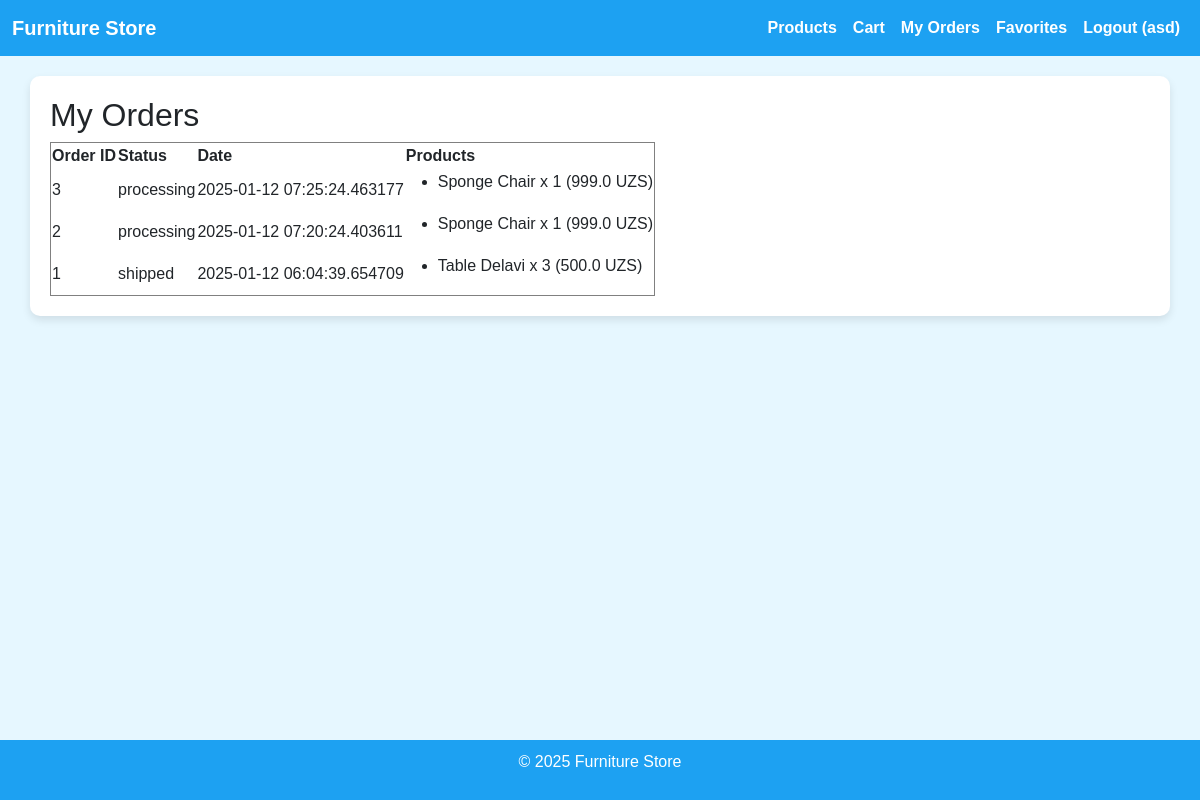
The app's page /my_orders (signed in) with its own data.
### app/models.py (models this page shows, shortened)
class User(UserMixin, db.Model):
    __tablename__ = 'users'
    id = db.Column(db.Integer, primary_key=True)
    username = db.Column(db.String(64), unique=True, nullable=False)
    email = db.Column(db.String(120), unique=True, nullable=False)
    password_hash = db.Column(db.String(128), nullable=False)
    role = db.Column(db.String(10), default='user')  # user/admin
    favorites = db.relationship('Product', secondary=favorites, backref='favorited_by')

class Order(db.Model):
    __tablename__ = 'orders'
    id = db.Column(db.Integer, primary_key=True)
    user_id = db.Column(db.Integer, db.ForeignKey('users.id'), nullable=False)
    status = db.Column(db.String(20), default='processing')
    created_at = db.Column(db.DateTime, default=datetime.utcnow)
    user = db.relationship('User', backref='orders')

class OrderItem(db.Model):
    __tablename__ = 'order_items'
    id = db.Column(db.Integer, primary_key=True)
    order_id = db.Column(db.Integer, db.ForeignKey('orders.id'), nullable=False)
    product_id = db.Column(db.Integer, db.ForeignKey('products.id'), nullable=False)
    quantity = db.Column(db.Integer, default=1)
    price = db.Column(db.Float, default=0.0)
    order = db.relationship('Order', backref='order_items')
    product = db.relationship('Product')

class Product(db.Model):
    __tablename__ = 'products'
    id = db.Column(db.Integer, primary_key=True)
    name = db.Column(db.String(120), nullable=False)
    description = db.Column(db.Text, nullable=True)
    price = db.Column(db.Float, nullable=False)
    category = db.Column(db.String(50), nullable=True)
    color = db.Column(db.String(50), nullable=True)
    material = db.Column(db.String(50), nullable=True)
    image_url = db.Column(db.String(255), nullable=True)
    rating = db.Column(db.Float, default=0)
    created_at = db.Column(db.DateTime, default=datetime.utcnow)
    stock_quantity = db.Column(db.Integer, default=0)

### app/main_routes.py (the view)
@main_bp.route('/my_orders')
@login_required
def my_orders():
    user_orders = Order.query.filter_by(user_id=current_user.id).order_by(Order.created_at.desc()).all()
    return render_template('my_orders.html', orders=user_orders)

### app/__init__.py (called while the page is built)
@login_manager.user_loader
def load_user(user_id):
    from .models import User
    return User.query.get(int(user_id))

### app/templates/my_orders.html
{% extends 'base.html' %}
{% block content %}
<h2>My Orders</h2>
{% if orders %}
    <table border="1">
        <tr>
            <th>Order ID</th>
            <th>Status</th>
            <th>Date</th>
            <th>Products</th>
        </tr>
        {% for order in orders %}
        <tr>
            <td>{{ order.id }}</td>
            <td>{{ order.status }}</td>
            <td>{{ order.created_at }}</td>
            <td>
                <ul>
                {% for item in order.order_items %}
                    <li>{{ item.product.name }} x {{ item.quantity }} ({{ item.price }} UZS)</li>
                {% endfor %}
                </ul>
            </td>
        </tr>
        {% endfor %}
    </table>
{% else %}
    <p>You have no orders yet.</p>
{% endif %}
{% endblock %}

### app/templates/base.html (shortened to what this page needs)
<!DOCTYPE html>
<html lang="en">
<head>
    <link rel="stylesheet" href="https://cdn.jsdelivr.net/npm/bootstrap@5.3.0/dist/css/bootstrap.min.css">
</head>
<body>
    <nav class="navbar navbar-expand-lg">
        <div class="container-fluid">
            <a class="navbar-brand" href="{{ url_for('main_bp.index') }}">Furniture Store</a>
            <div class="collapse navbar-collapse" id="navbarNav">
                <ul class="navbar-nav ms-auto">
                    <li class="nav-item">
                        <a class="nav-link" href="{{ url_for('main_bp.product_list') }}">Products</a>
                    </li>
                    {% if current_user.is_authenticated %}
                        {% if current_user.role == 'admin' %}
                            <li class="nav-item">
                                <a class="nav-link" href="{{ url_for('admin_bp.dashboard') }}">Admin Dashboard</a>
                            </li>
                        {% else %}
                            <li class="nav-item">
                                <a class="nav-link" href="{{ url_for('main_bp.cart') }}">Cart</a>
                            </li>
                            <li class="nav-item">
                                <a class="nav-link" href="{{ url_for('main_bp.my_orders') }}">My Orders</a>
                            </li>
                            <li class="nav-item">
                                <a class="nav-link" href="{{ url_for('main_bp.favorites_list') }}">Favorites</a>
                            </li>
                        {% endif %}
                        <li class="nav-item">
                            <a class="nav-link" href="{{ url_for('main_bp.logout') }}">Logout ({{ current_user.username }})</a>
                        </li>
                    {% endif %}
                </ul>
            </div>
        </div>
    </nav>
    <div class="container">
        {% block content %}{% endblock %}
    </div>
    <footer>
        <p>&copy; 2025 Furniture Store</p>
    </footer>
</body>
</html>

### app/templates/base.html (style rules this page uses)
body { background-color: #e6f7ff; font-family: Arial, sans-serif; }
.navbar { background-color: #1da1f2; }
.navbar-brand, .nav-link { color: white !important; font-weight: bold; }
.container { margin-top: 20px; background-color: white; border-radius: 10px; box-shadow: 0 4px 8px rgba(0, 0, 0, 0.1); padding: 20px; }
footer { background-color: #1da1f2; color: white; text-align: center; padding: 10px; position: fixed; bottom: 0; width: 100%; }

### records on screen
User: username "asd"
Order: id "3", status "processing", created_at "2025-01-12 07:25:24.463177"
OrderItem: product.name "Sponge Chair", quantity "1", price "999.0"
Order: id "2", status "processing", created_at "2025-01-12 07:20:24.403611"
OrderItem: product.name "Sponge Chair", quantity "1", price "999.0"
Order: id "1", status "shipped", created_at "2025-01-12 06:04:39.654709"
OrderItem: product.name "Table Delavi", quantity "3", price "500.0"
